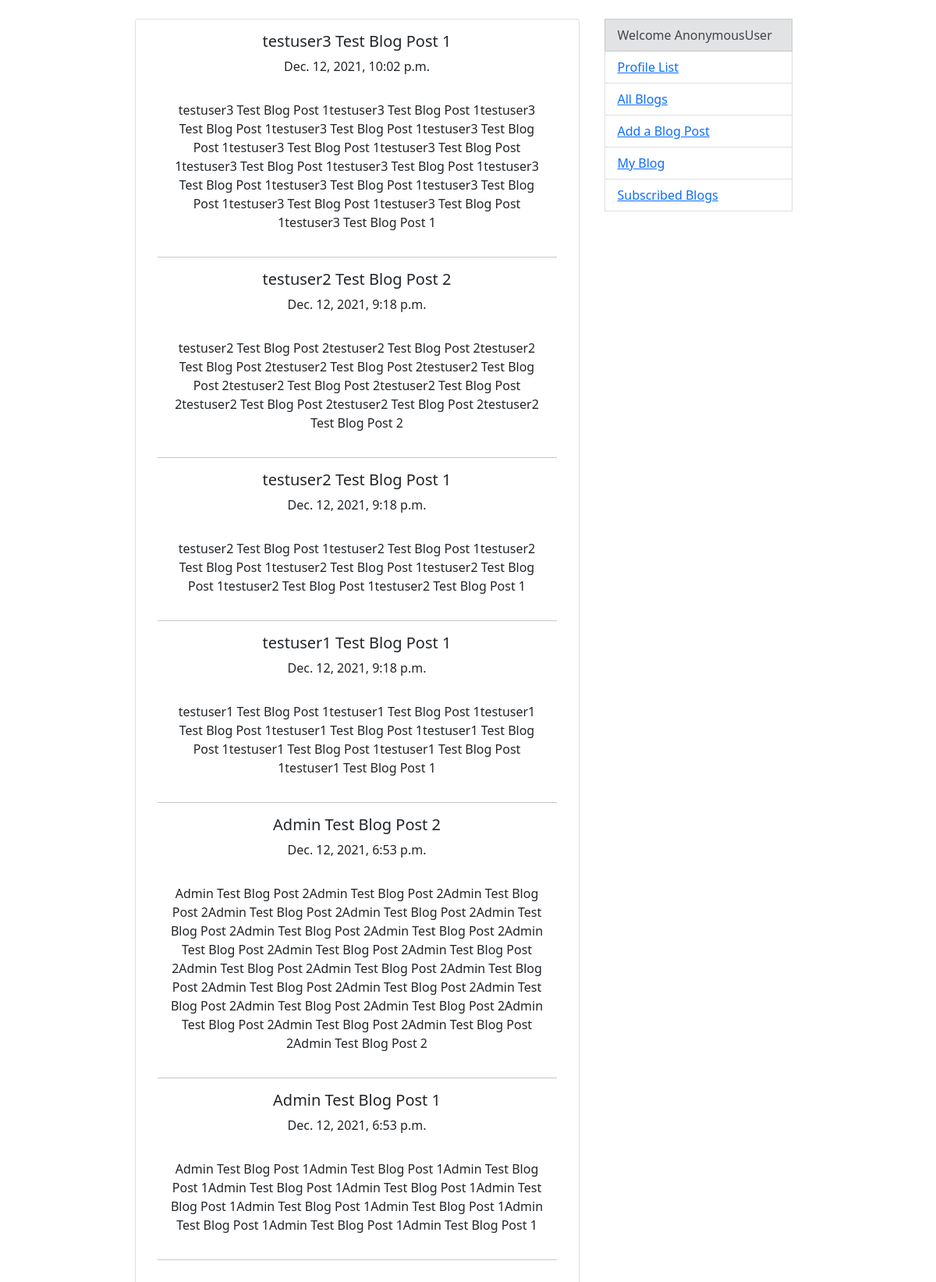
The app's page /blogs/ with its own data.
### blogs/models.py (models this page shows, shortened)
class BlogPost(models.Model):
    author = models.ForeignKey(Profile, on_delete=models.CASCADE)
    post_title = models.CharField("Post Title", max_length=150, unique=True)
    post_content = models.TextField("Content")
    created = models.DateTimeField(auto_now_add=True)
    class Meta:
        ordering = ("-created",)

### blogs/views.py (the view)
# urls.py: path('', BlogPostListView.as_view(), name='blogs'),
class BlogPostListView(ListView):
    model = BlogPost
    template_name = 'blogs/index.html'
    context_object_name = "blogs"
    ordering = "-created"

### blogs/templates/blogs/index.html (shortened to what this page needs)
{% extends 'base.html' %}
{% block content %}
    {% for post in blogs %}
        <h5 class="card-title">{{ post.post_title }}</h5>
        <p class="card-text">{{ post.created }}</p>
        <p class="card-body">{{ post.post_content }}</p>
        <hr>
    {% endfor %}
{% endblock %}

### records on screen
BlogPost: post_title "testuser3 Test Blog Post 1", created "Dec. 12, 2021, 10:02 p.m.", post_content "testuser3 Test Blog Post 1testuser3 Test Blog Post 1testuser3 Test Blog Post 1testuser3 Test Blog Post 1testuser3 Test Blog Post 1testuser3 Test Blog Post 1testuser3 Test Blog Post 1testuser3 Test Blog Post 1testuser3 Test Blog Post 1testuser3 Test Blog Post 1testuser3 Test Blog Post 1testuser3 Test Blog Post 1testuser3 Test Blog Post 1testuser3 Test Blog Post 1testuser3 Test Blog Post 1"
BlogPost: post_title "testuser2 Test Blog Post 2", created "Dec. 12, 2021, 9:18 p.m.", post_content "testuser2 Test Blog Post 2testuser2 Test Blog Post 2testuser2 Test Blog Post 2testuser2 Test Blog Post 2testuser2 Test Blog Post 2testuser2 Test Blog Post 2testuser2 Test Blog Post 2testuser2 Test Blog Post 2testuser2 Test Blog Post 2testuser2 Test Blog Post 2"
BlogPost: post_title "testuser2 Test Blog Post 1", created "Dec. 12, 2021, 9:18 p.m.", post_content "testuser2 Test Blog Post 1testuser2 Test Blog Post 1testuser2 Test Blog Post 1testuser2 Test Blog Post 1testuser2 Test Blog Post 1testuser2 Test Blog Post 1testuser2 Test Blog Post 1"
BlogPost: post_title "testuser1 Test Blog Post 1", created "Dec. 12, 2021, 9:18 p.m.", post_content "testuser1 Test Blog Post 1testuser1 Test Blog Post 1testuser1 Test Blog Post 1testuser1 Test Blog Post 1testuser1 Test Blog Post 1testuser1 Test Blog Post 1testuser1 Test Blog Post 1testuser1 Test Blog Post 1"
BlogPost: post_title "Admin Test Blog Post 2", created "Dec. 12, 2021, 6:53 p.m.", post_content "Admin Test Blog Post 2Admin Test Blog Post 2Admin Test Blog Post 2Admin Test Blog Post 2Admin Test Blog Post 2Admin Test Blog Post 2Admin Test Blog Post 2Admin Test Blog Post 2Admin Test Blog Post 2Admin Test Blog Post 2Admin Test Blog Post 2Admin Test Blog Post 2Admin Test Blog Post 2Admin Test Blog Post 2Admin Test Blog Post 2Admin Test Blog Post 2Admin Test Blog Post 2Admin Test Blog Post 2Admin Test Blog Post 2Admin Test Blog Post 2Admin Test Blog Post 2Admin Test Blog Post 2Admin Test Blog Post 2"
BlogPost: post_title "Admin Test Blog Post 1", created "Dec. 12, 2021, 6:53 p.m.", post_content "Admin Test Blog Post 1Admin Test Blog Post 1Admin Test Blog Post 1Admin Test Blog Post 1Admin Test Blog Post 1Admin Test Blog Post 1Admin Test Blog Post 1Admin Test Blog Post 1Admin Test Blog Post 1Admin Test Blog Post 1Admin Test Blog Post 1"

### other values on screen
{{ request.user }} "AnonymousUser"
